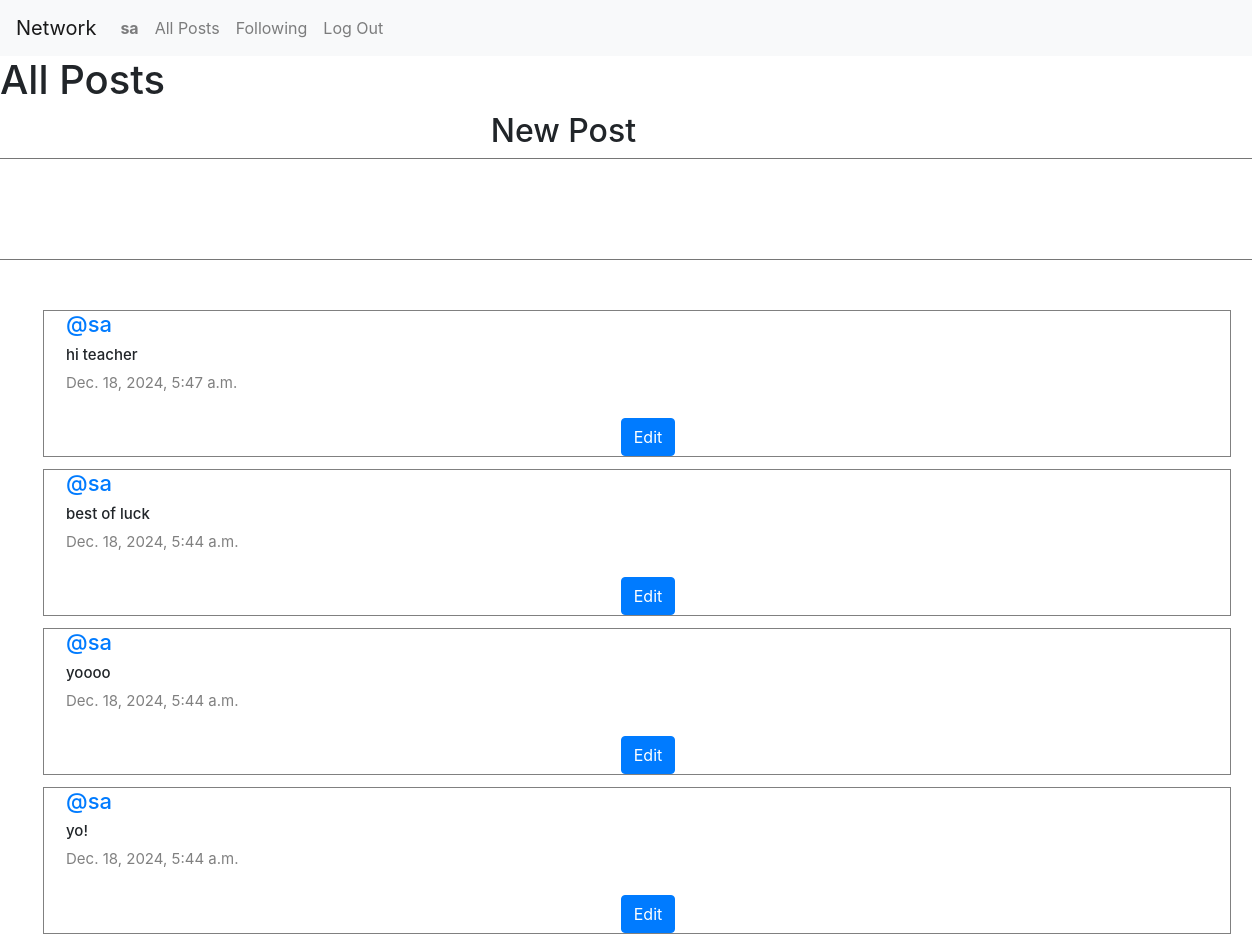
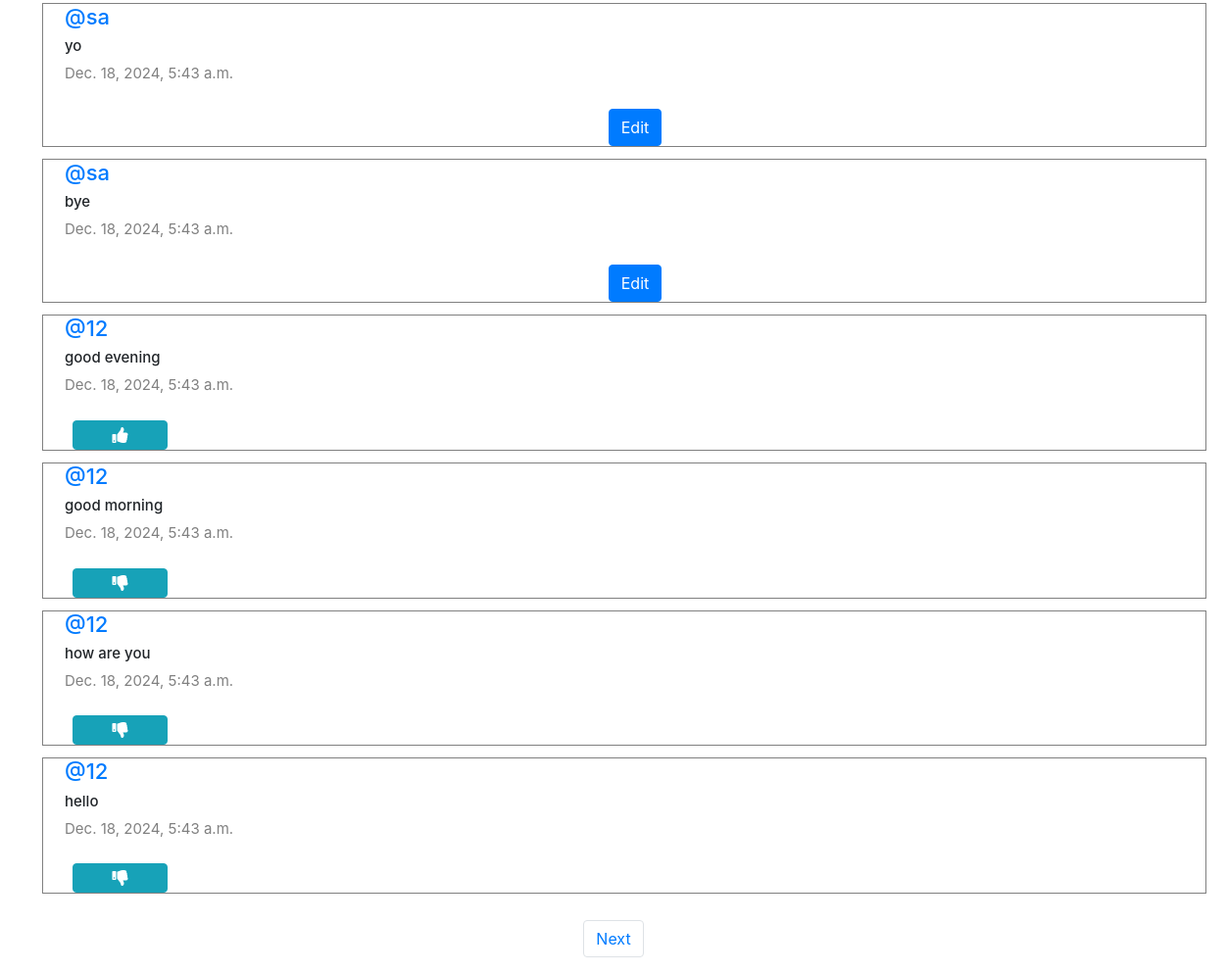
/ (signed in), run on the app's committed database (2 pictures, top to bottom).
### network/models.py (models this page shows, shortened)
class User(AbstractUser):
    pass

class Post(models.Model):
    content = models.CharField(max_length=140)
    user = models.ForeignKey(User, on_delete=models.CASCADE, related_name="author")
    date = models.DateTimeField(auto_now_add=True)

### network/views.py (the view)
# urls.py: path("", views.index, name="index"),
def index(request):
    all_posts = Post.objects.all().order_by("id").reverse()
    paginator = Paginator(all_posts, 10)
    page_number = request.GET.get('page')
    posts_of_the_page = paginator.get_page(page_number)
    all_likes = Like.objects.all()
    who_you_liked = []
    try:
        for like in all_likes:
            if like.user.id == request.user.id:
                who_you_liked.append(like.post.id)
    except:
        who_you_liked = []
    return render(request, "network/index.html", {
        "allPosts": all_posts,
        "posts_of_the_page": posts_of_the_page,
        "whoYouLiked": who_you_liked
    })

### network/templates/network/index.html (shortened to what this page needs)
{% extends "network/layout.html" %}
{% block body %}
<h1>All Posts</h1>
{% if user.is_authenticated %}
    <div class="new-post">
        <h2>New Post</h2>
        <form action="{% url 'newPost' %}" method="post">
            <textarea name="content" rows="4" cols="135"></textarea>
            <br />
        </form>
    </div>
{% endif %}
<div class="all-posts">
    {% for post in posts_of_the_page %}
        <div class="row post">
            <h5 class="username">
                <a href="{% url 'profile' user_id=post.user.id %}">@{{ post.user }}</a>
            </h5>
            <h6 class="content" id="content_{{ post.id }}">{{ post.content }}</h6>
            <p class="date">{{ post.date }}</p>
            {% if user.is_authenticated %}
                {% if user == post.user %}
                    <div class="d-flex justify-content-around">
                        <button class="btn btn-primary" data-toggle="modal" data-target="#modal_edit_post_{{ post.id }}">
                            Edit
                        </button>
                    </div>
                {% else %}
                    <div class="d-flex align-items-center">
                        {% if post.id in whoYouLiked %}
                            <button class="btn btn-info fa fa-thumbs-down col-1" onclick="likeHandler({{ post.id }}, true)" id="{{ post.id }}"></button>
                        {% else %}
                            <button class="btn btn-info fa fa-thumbs-up col-1" onclick="likeHandler({{ post.id }}, false)" id="{{ post.id }}"></button>
                        {% endif %}
                    </div>
                {% endif %}
            {% endif %}
        </div>
    {% endfor %}
</div>
<nav aria-label="Page navigation example">
    <ul class="pagination d-flex justify-content-center">
        {% if posts_of_the_page.has_next %}
            <li class="page-item">
                <a class="page-link" href="?page={{ posts_of_the_page.next_page_number }}">Next</a>
            </li>
        {% endif %}
    </ul>
</nav>
{% endblock %}

### network/templates/network/layout.html (shortened to what this page needs)
{% load static %}
<!DOCTYPE html>
<html lang="en">
    <head>
        <link rel="stylesheet" href="https://stackpath.bootstrapcdn.com/bootstrap/4.4.1/css/bootstrap.min.css">
        <link href="{% static 'network/styles.css' %}" rel="stylesheet">
        <link href="https://cdnjs.cloudflare.com/ajax/libs/font-awesome/5.15.4/css/all.min.css" rel="stylesheet">
    </head>
    <body>
        <nav class="navbar navbar-expand-lg navbar-light bg-light">
            <a class="navbar-brand" href="{% url 'index' %}">Network</a>
            <div>
              <ul class="navbar-nav mr-auto">
                {% if user.is_authenticated %}
                    <li class="nav-item">
                        <a class="nav-link" href="{% url 'profile' user_id=user.id %}"><strong>{{ user.username }}</strong></a>
                    </li>
                {% endif %}
                <li class="nav-item">
                  <a class="nav-link" href="{% url 'index' %}">All Posts</a>
                </li>
                {% if user.is_authenticated %}
                    <li class="nav-item">
                        <a class="nav-link" href="{% url 'following' %}">Following</a>
                    </li>
                    <li class="nav-item">
                        <a class="nav-link" href="{% url 'logout' %}">Log Out</a>
                    </li>
                {% endif %}
              </ul>
            </div>
          </nav>
        <div class="body">
            {% block body %}
            {% endblock %}
        </div>
    </body>
</html>

### network/static/network/styles.css (style rules this page uses)
.new-post { display: flex; flex-direction: column; justify-content: center; align-items: center; width: 90%; }
.all-posts { display: flex; justify-content: flex-start; flex-direction: column; margin: 20px 21px 28px 28px solid black; padding-left: 22px; margin-bottom: 21px; }
.post { border: 0.1px solid gray; display: flex; justify-content: center; flex-direction: column; box-sizing: border-box; padding-left: 22px; margin: 6px 21px; }
.content { font-size: 15px; }
.username { font-size: 22px; }
.date { color:gray; font-size: 15px; }

### data on the page
User: username "sa"
Post: user "sa", content "hi teacher", date "Dec. 18, 2024, 5:47 a.m."
Post: user "sa", content "best of luck", date "Dec. 18, 2024, 5:44 a.m."
Post: user "sa", content "yoooo", date "Dec. 18, 2024, 5:44 a.m."
Post: user "sa", content "yo!", date "Dec. 18, 2024, 5:44 a.m."
Post: user "sa", content "yo", date "Dec. 18, 2024, 5:43 a.m."
Post: user "sa", content "bye", date "Dec. 18, 2024, 5:43 a.m."
Post: user "12", content "good evening", date "Dec. 18, 2024, 5:43 a.m."
Post: user "12", content "good morning", date "Dec. 18, 2024, 5:43 a.m."
Post: user "12", content "how are you", date "Dec. 18, 2024, 5:43 a.m."
Post: user "12", content "hello", date "Dec. 18, 2024, 5:43 a.m."
